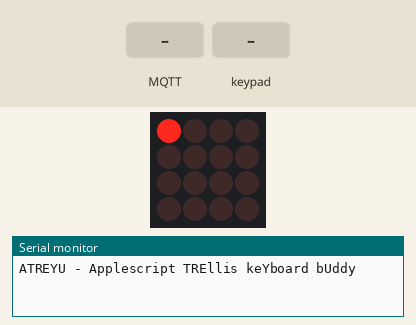
This sketch was run on a simulated ESP8266 (NodeMCU). Parts: 4×4 LED matrix, the last lines printed to the serial monitor. The inputs (shaded band) are chosen by the test bench. WiFi joins after 1.5 s; servers stay silent unless stated; random numbers use the default seed unless the sketch sets one; no MQTT or app messages arrive unless stated.

Above: at 4.9 s.
5.0 s: MQTT message "page1" arrives on the first subscribed topic
At 6.0 s:
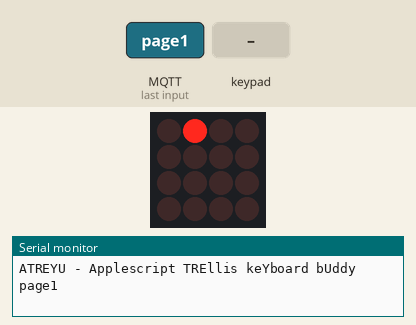
6.7 s: keypad keys 1 2 3 4 A pressed 0.4 s apart
At 9.9 s:
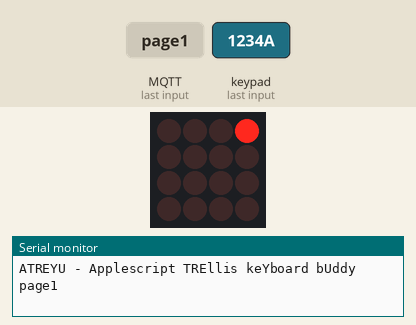
10.2 s: key '4' pressed
At 10.58 s:
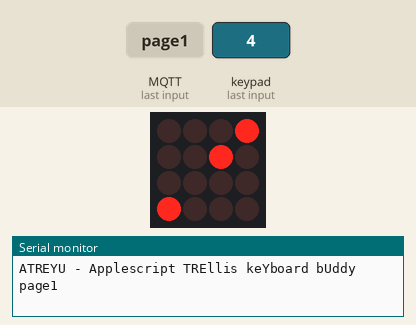
12.1 s: keypad keys 1 3 9 7 A pressed 0.4 s apart
At 13.77 s:
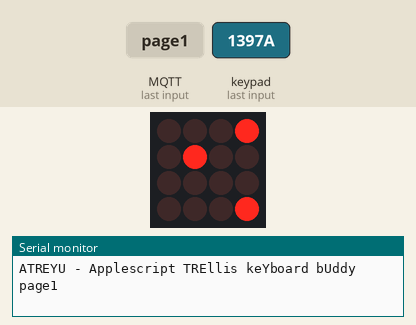
15.6 s: key '5' pressed
At 15.92 s:
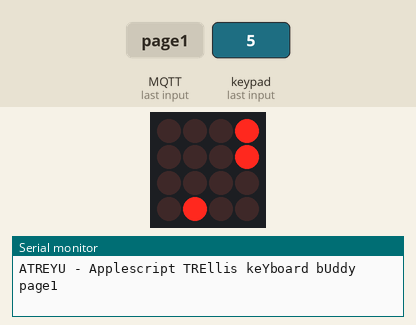
17.4 s: key '6' pressed
At 17.73 s:
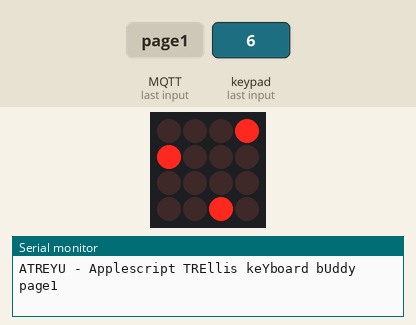
Timing chart, 0 to 20.2 s (numbered marks = the images above; inputs shaded):
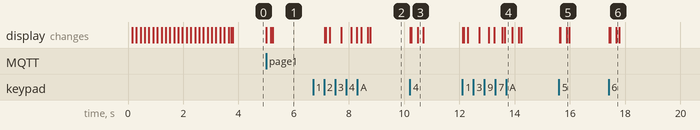

Measured:
- after the input at 5.0 s, the display: first changes at once (image 1 shows a later state)
- after the input at 6.7 s, the display: first changes after 0.42 s (image 2 shows a later state)
- after the input at 10.2 s, the display: first changes at once (image 3 shows a later state)
- after the input at 12.1 s, the display: first changes at once (image 4 shows a later state)
- after the input at 15.6 s, the display: first changes at once (image 5 shows a later state)
- after the input at 17.4 s, the display: first changes at once (image 6 shows a later state)

The sketch:

atreyu.ino
```cpp
#include <WiFiClient.h>
#include <ESP8266WiFi.h>
#include <PubSubClient.h>
#include "Adafruit_Trellis.h"

#define MAX_STANDBY_TIME  60000
#define MAX_RANDOM_ANIMATION_TIME  1000
#define NUM_KEYS  16

const char* ssid = "";
const char* password = "";
char* mqttServer = "192.168.000.000";
const int mqttPort = 1883;
const char* mqttUser = "admin";
const char* mqttPassword = "admin";
const char* mqttPubTopic = "fromAtreyu";
const char* mqttSubTopic = "toAtreyu";

WiFiClient espClient;
PubSubClient client(espClient);
Adafruit_Trellis matrix0 = Adafruit_Trellis();
Adafruit_TrellisSet trellis =  Adafruit_TrellisSet(&matrix0);
int currentPage = 0;
long lastPress = 0;
long lastRandomAnimation = 0;

void setup() {
  Serial.begin(115200);
  Serial.println("ATREYU - Applescript TREllis keYboard bUddy");
  randomSeed(analogRead(0));
  trellis.begin(0x70);
  trellis.setBrightness(15);
  displayInitAnimation();
  WiFi.begin(ssid, password);
  while (WiFi.status() != WL_CONNECTED) {
    displayWifiAnimation();
  }
  client.setServer(mqttServer, mqttPort);
  client.setCallback(callback);
  while (!client.connected()) {
    if(client.connect("ESP8266Client", mqttUser, mqttPassword)) {
      displayConnectionSuccessAnimation();
    } else {
      displayConnectionErrorAnimation();
      if (trellis.readSwitches() && trellis.isKeyPressed(15)) {
        changeIPMode();
      }
    }
  }
  client.subscribe(mqttSubTopic);
}

void changeIPMode() {
  displayNumPad();
  int keyPresses = 0;
  while (keyPresses < 6) {
    if (trellis.readSwitches()) {
      for (int key = 0; key < NUM_KEYS; key++) {
        if (trellis.isKeyPressed(key)) {
          int ipNumber = -1;
          if (key >= 0 && key <= 2) {
            ipNumber = key + 1;
          } else if (key >= 4 && key <= 6) {
            ipNumber = key;
          } else if (key >= 8 && key <= 10) {
            ipNumber = key - 1;
          } else if (key == 13) {
            ipNumber = 0;
          }
          if (ipNumber > -1) {
            if (keyPresses < 3) {
              mqttServer[8 + keyPresses] = ipNumber + '0';
            } else {
              mqttServer[9 + keyPresses] = ipNumber + '0';
            }
            keyPresses++;
          }
        }
      }
    }
    delay(30);
  }
  for (int i = 0; i < 3; i++) {
    displayWifiAnimation();
  }
}

void callback(char* topic, byte* payload, unsigned int length) {
  String message;
  for(int i = 0; i < length; i++) {
     message = message + (char)payload[i];
  }
  Serial.println(message);
  if (message == "page1") {
    currentPage = 1;
  } else if (message == "page2") {
    currentPage = 2;
  } else if (message == "page3") {
    currentPage = 3;
  } else {
    currentPage = 0;
  }
  displayChangePageAnimation();
  lastPress = millis();
}

void loop() {
  if (millis() - lastPress > MAX_STANDBY_TIME) {
    if (millis() - lastRandomAnimation > MAX_RANDOM_ANIMATION_TIME) {
      trellis.clear();
      displayRandomAnimation();
      lastRandomAnimation = millis();
    }
  } else {
    trellis.clear();
    trellis.setLED(currentPage);
  }
  if (trellis.readSwitches()) {
    for (int key = 0; key < NUM_KEYS; key++) {
      if (key < 4 && trellis.justReleased(key)) {
        if (millis() - lastPress < MAX_STANDBY_TIME) {
          currentPage = key;
        }
        lastPress = millis();
      } else {
        if (trellis.justPressed(key)) {
          trellis.setLED(key);
        }
        if (trellis.justReleased(key)) {
          trellis.clrLED(key);
          if (millis() - lastPress < MAX_STANDBY_TIME) {
            char buf[8];
            itoa((currentPage * (NUM_KEYS - 4)) + (key - 4), buf, 10);
            client.publish(mqttPubTopic, buf);
            displayButtonReleaseAnimation(key);
          }
          lastPress = millis();
        }
      }
    }
  }
  trellis.writeDisplay();
  client.loop();
  delay(30);
}

void displayInitAnimation() {
  for (uint8_t i=0; i<NUM_KEYS; i++) {
    trellis.setLED(i);
    trellis.writeDisplay();
    delay(50);
  }
  for (uint8_t i=0; i<NUM_KEYS; i++) {
    trellis.clrLED(i);
    trellis.writeDisplay();
    delay(50);
  }
}

void displayWifiAnimation() {
  trellis.setLED(0);
  trellis.writeDisplay();
  delay(50);
  trellis.clear();
  trellis.setLED(1);
  trellis.setLED(4);
  trellis.writeDisplay();
  delay(50);
  trellis.clear();
  trellis.setLED(2);
  trellis.setLED(5);
  trellis.setLED(8);
  trellis.writeDisplay();
  delay(50);
  trellis.clear();
  trellis.setLED(3);
  trellis.setLED(6);
  trellis.setLED(9);
  trellis.setLED(12);
  trellis.writeDisplay();
  delay(50);
  trellis.clear();
  trellis.setLED(7);
  trellis.setLED(10);
  trellis.setLED(13);
  trellis.writeDisplay();
  delay(50);
  trellis.clear();
  trellis.setLED(11);
  trellis.setLED(14);
  trellis.writeDisplay();
  delay(50);
  trellis.clear();
  trellis.setLED(15);
  trellis.writeDisplay();
  delay(50);
  trellis.clear();
  trellis.writeDisplay();
  delay(50);
}

void displayConnectionSuccessAnimation() {
  for (int i = 4; i < 8; i++) {
    trellis.clear();
    trellis.setLED(i);
    trellis.writeDisplay();
    delay(50);
  }
  trellis.clear();
  trellis.writeDisplay();
  delay(50);
  for (int i = 11; i >= 8; i--) {
    trellis.clear();
    trellis.setLED(i);
    trellis.writeDisplay();
    delay(50);
  }
  trellis.clear();
  trellis.writeDisplay();
  delay(50);
}

void displayConnectionErrorAnimation() {
  trellis.clear();
  trellis.setLED(0);
  trellis.setLED(3);
  trellis.setLED(5);
  trellis.setLED(6);
  trellis.setLED(9);
  trellis.setLED(10);
  trellis.setLED(12);
  trellis.setLED(15);
  trellis.writeDisplay();
  delay(1000);
  trellis.clear();
  trellis.writeDisplay();
}

void displayNumPad() {
  trellis.clear();
  trellis.setLED(0);
  trellis.setLED(1);
  trellis.setLED(2);
  trellis.setLED(4);
  trellis.setLED(5);
  trellis.setLED(6);
  trellis.setLED(8);
  trellis.setLED(9);
  trellis.setLED(10);
  trellis.setLED(13);
  trellis.writeDisplay();
}

void displayRandomAnimation() {
  for (int i = 0; i < NUM_KEYS; i++) {
    if (random(0, 2) == 1) {
      trellis.setLED(i);
    } else {
      trellis.clrLED(i);
    }
  }
}

void displayButtonReleaseAnimation(int button) {
  int row = button / 4;
  int column = button % 4;
  for (int i = 1; i < 4; i++) {
    trellis.clear();
    trellis.setLED(currentPage);
    if (row + i < 4) {
      trellis.setLED(button + (i * 4));
    }
    if (row - i >= 0) {
      trellis.setLED(button - (i * 4));
    }
    if (column + i < 4) {
      trellis.setLED(button + i);
    }
    if (column - i >= 0) {
      trellis.setLED(button - i);
    }
    trellis.writeDisplay();
    delay(100);
  }
  trellis.clear();
  trellis.setLED(currentPage);
  trellis.writeDisplay();
}

void displayChangePageAnimation() {
  for (int i = 0; i < 4; i++) {
    trellis.clear();
    trellis.setLED(i);
    trellis.setLED(4 + i);
    trellis.setLED(8 + i);
    trellis.setLED(12 + i);
    trellis.writeDisplay();
    delay(50);
  }
}
```
